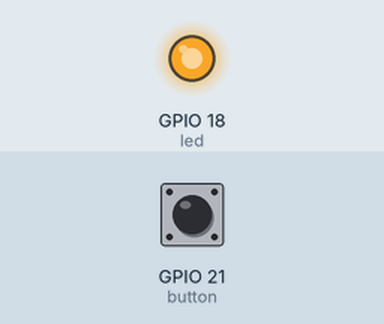
Recording of a program running on a simulated Raspberry Pi (BCM pin numbers). Shown: output pins drawn as LEDs (lit = HIGH). Inputs (shaded band) come from the test bench; at power-on: GPIO 21 (button) HIGH. Random numbers come from a fixed seed.

Above: at 2.0 s.
At 11.05 s:
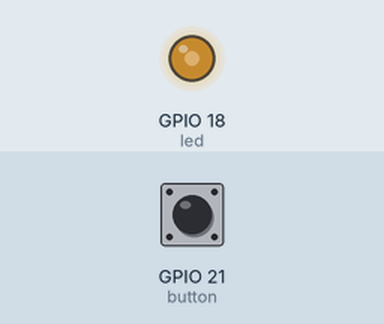
At 20.45 s:
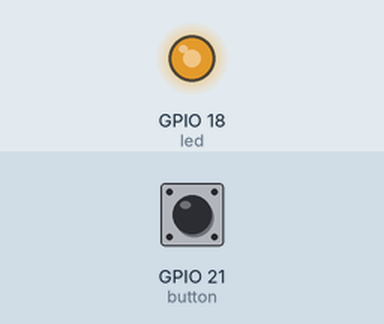
At 38.45 s:
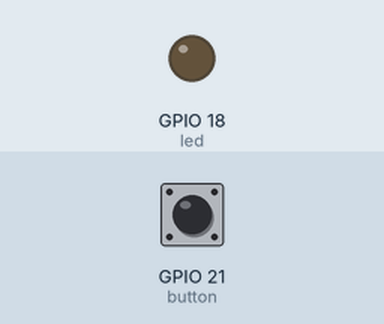
Timing chart, 0 to 40.0 s (numbered marks = the images above):
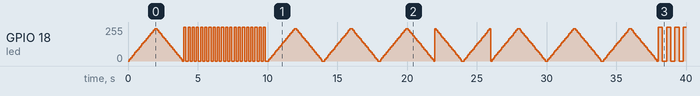

The program:

fairy-lights.py
```python
#!/usr/bin/env python3

from gpiozero import PWMLED, Button
import time
import random

led = PWMLED(18)   # GPIO Number

# Currently, there's a bug in gpiozero which causes a problem with setting up
# the event detection for a button.

button = None

while not button:
    try:
        button = Button(21, bounce_time=0.5)
    except RuntimeError:
        pass

def fade_in_out():
    for i in range(3):
        fade_in()
        fade_out()

def fade_in():
    led.off()
    for i in range(20):
        led.value = i / 20
        time.sleep(0.1)

def fade_out():
    led.on()
    for i in range(20):
        led.value = (19 - i) / 20
        time.sleep(0.1)

def flash():
    led.blink(on_time=0.3, off_time=0.3, n=10, background=False)

def fast_flash():
    led.blink(on_time=0.15, off_time=0.15, n=20, background=False)

while True:
    if button.is_pressed:
        exit()

    which = random.randrange(5)

    if which == 0:
        fade_in_out()
    elif which == 1:
        fade_in()
        fade_out()
    elif which == 2:
        fade_out()
        fade_in()
    elif which == 3:
        flash()
    elif which == 4:
        fast_flash()
```

Measured:
- by itself, GPIO 18 (led): 0/255 → 13/255 at 0.10 s, → 26/255 0.10 s later, → 38/255 0.10 s later, → 51/255 0.10 s later, … (353 changes in this stretch)
